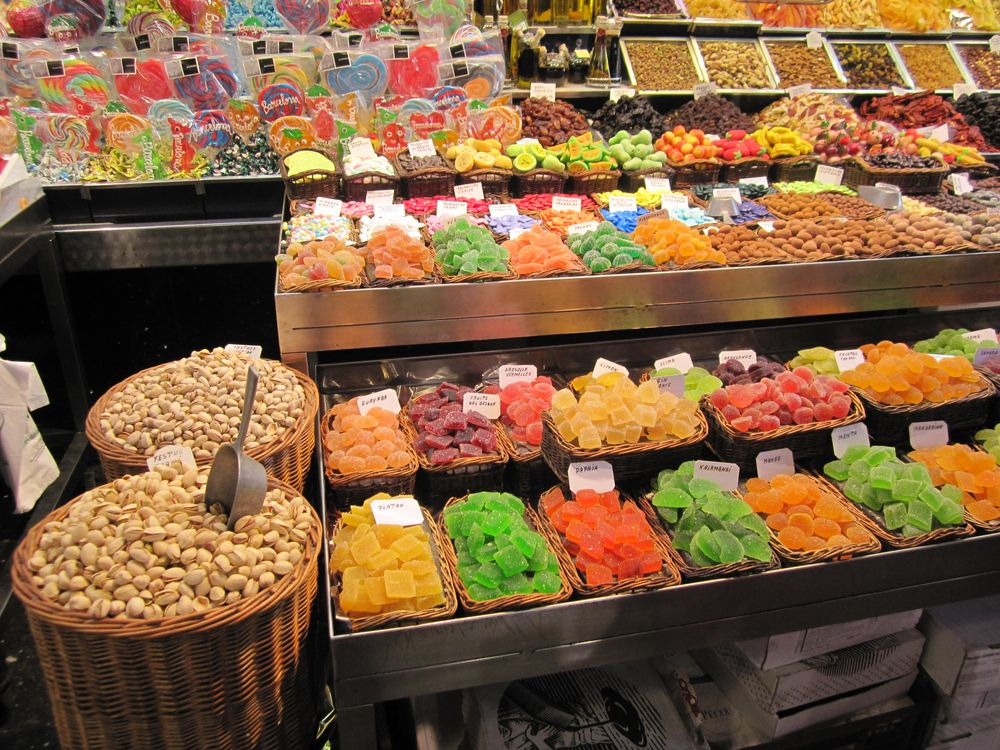
#> input picture HW1/pythonExamples/Yami.jpg, 1000 x 750 px, found by its file name
$ jupyter execute basic.ipynb
#> lines starting #> are read from the running program, lines starting #| are printed output that depends on the picture; after the words box and inside, x2 and y2 are one past the last pixel; in counts of white or black regions, pixels touching at a corner belong together
# Computer Vision - Fall 2020

**Lecturer:** Prof Yael Moses, IDC

**TA:** Eyal Friedman, IDC

# Python's basics

[cell 1]
import numpy as np
import cv2
import matplotlib.pyplot as plt

Define an array:

[cell 2]
a=np.array([[1,2,3,4],[5,6,7,8]])
print(a[0,1])
print(a[1,1])

Read image into an array im1 and dispaly the array as an image

[cell 3]
im1 = cv2.imread('yami.jpg')
#> im1 is the input picture: shape (750, 1000, 3); mean B, G, R 64.6, 95.8, 127.9
cv2.imshow('Color Image',im1)

As mentioned on Piazza, while using Jupyter NoteBook (and might be with some other ineterpreter), you should use **cv.waitKey(0)** to show an image. That happens since the image box is using the same Python process as the kernel. When execute this from interactive shell, the shell waits for you to get back from the image display.
This sometimes bring Jupyter to crash, so there are the option to add the function: **cv2.destroyAllWindows()** at the end of the run, or to use plt instead as shown below.

[cell 4]
cv2.waitKey(0) #wait for any key
cv2.destroyAllWindows()

Using plt from matplotlib for inline results (Jupyter notebook):

[cell 5]
im1_gray = cv2.imread('yami.jpg', cv2.IMREAD_GRAYSCALE)
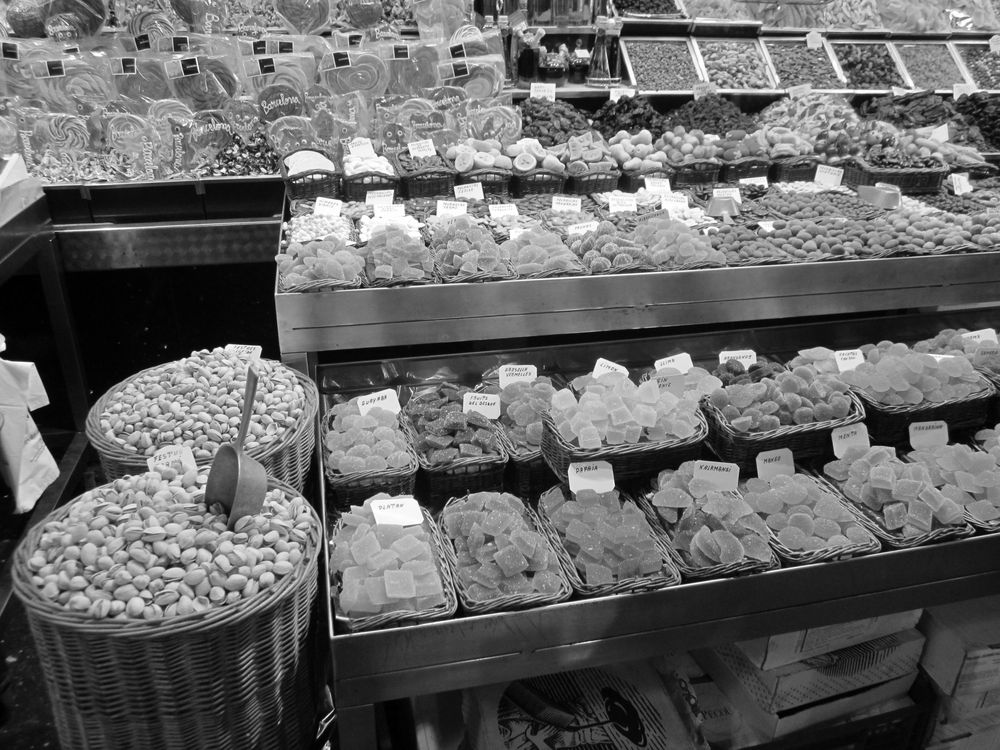
#> im1_gray: shape (750, 1000); min 0, max 255, mean 101.9

imgPlot = plt.imshow(im1_gray, cmap = 'gray')
plt.title('yami.jpg in gray levels')

The shape of the array (it is a 3D array)

[cell 6]
im1.shape
#> Out = (750, 1000, 3)

RGB values of pixel 10,100

[cell 7]
im1[10,100,:]
#> Out = [32, 30, 60]

The red value of pixel 10,100

[cell 8]
im1[10,100,0]
#> Out = 32

Convert to gray scale image

[cell 9]
im1_gray=cv2.cvtColor(im1, cv2.COLOR_BGR2GRAY)
im1_gray.shape
cv2.imshow('Gray Image',im1_gray)

cv2.waitKey(0)
cv2.destroyAllWindows()

cv2.imwrite('yami_G.jpg',im1_gray)
#> Out = True

Use a threahold to obtain a binary image

[cell 10]
im3=cv2.imread('yami_G.jpg',cv2.IMREAD_GRAYSCALE)
#> im3: shape (750, 1000); min 0, max 255, mean 101.9
print(im3.shape)
#| (750, 1000)


th=180
im1_gray[im1_gray>th]=255
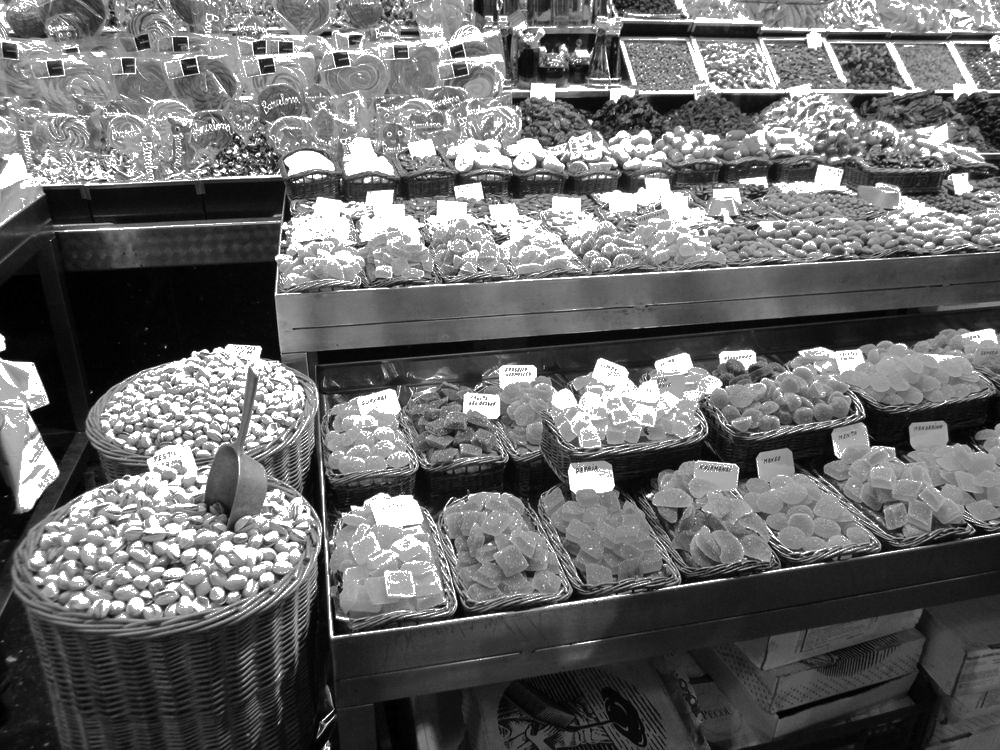
#> im1_gray: shape (750, 1000); min 0, max 255, mean 107.9
im1_gray[im1_gray<=th]=0
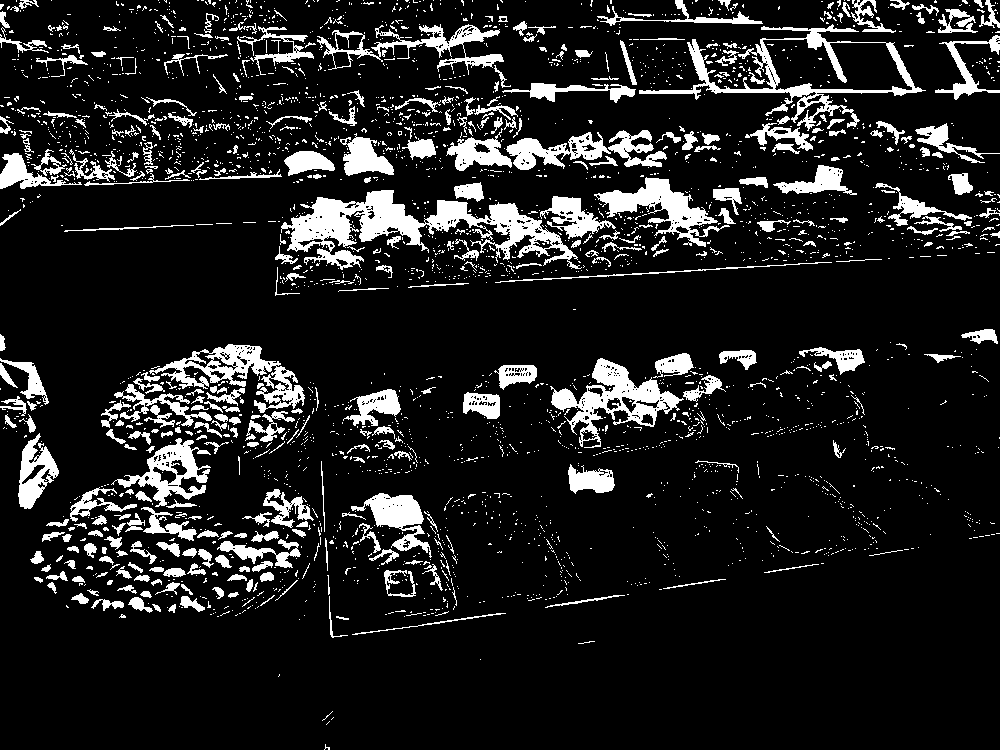
#> im1_gray: shape (750, 1000); 12.3% white; 3098 white regions (2700 under 20 px), largest, box (x1, y1, x2, y2) and area: (281, 190, 582, 270) 8395, (639, 24, 926, 131) 4500, (550, 358, 684, 448) 3853
cv2.imshow('Binary image',im1_gray)

cv2.waitKey(0)
cv2.destroyAllWindows()

$ run again, with HW1/pythonExamples/im1.jpg copied over HW1/pythonExamples/Yami.jpg
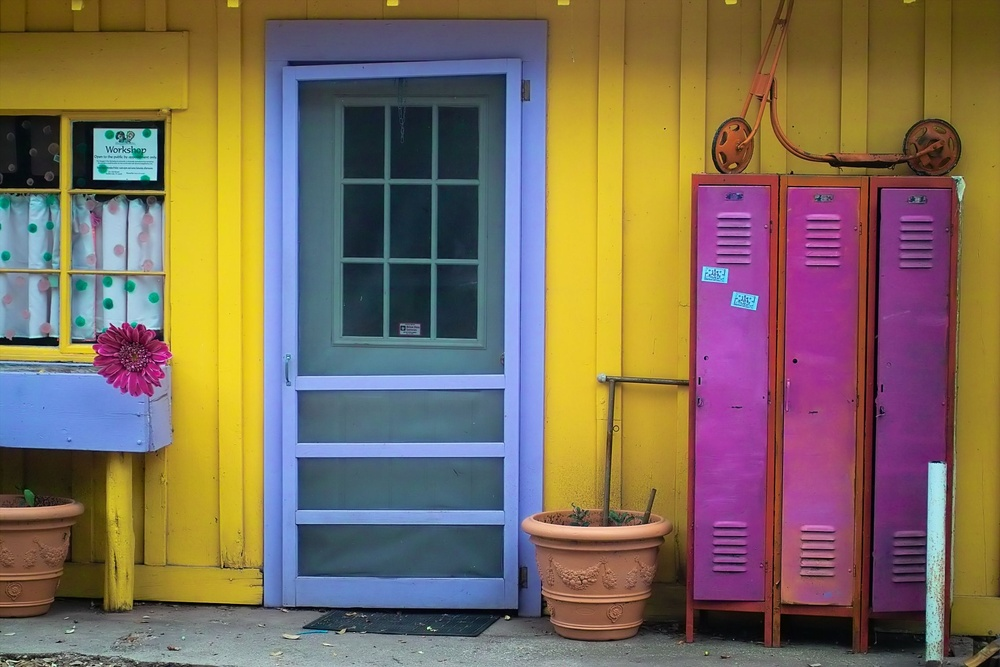
#> input picture HW1/pythonExamples/im1.jpg, 1000 x 667 px, shrunk from 2268 x 1512 before the run, found by its file name
#> im1 is the input picture: shape (667, 1000, 3); mean B, G, R 90.9, 108.7, 126.2
#> `im1[10,100,:]`: Out = [2, 59, 90]
#> `im1[10,100,0]`: Out = 2
#> `cv2.imwrite('yami_G.jpg',im1_gray)`: Out = True
#| (667, 1000)
#> `im1_gray[im1_gray>th]=255`:
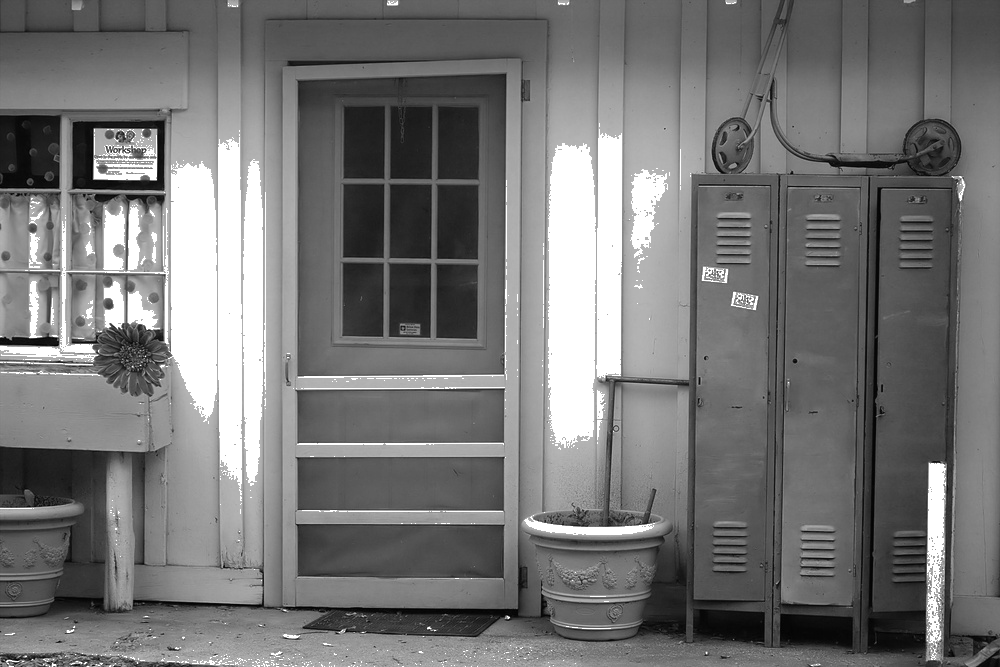
#> im1_gray: shape (667, 1000); min 0, max 255, mean 117.3
#> `im1_gray[im1_gray<=th]=0`:
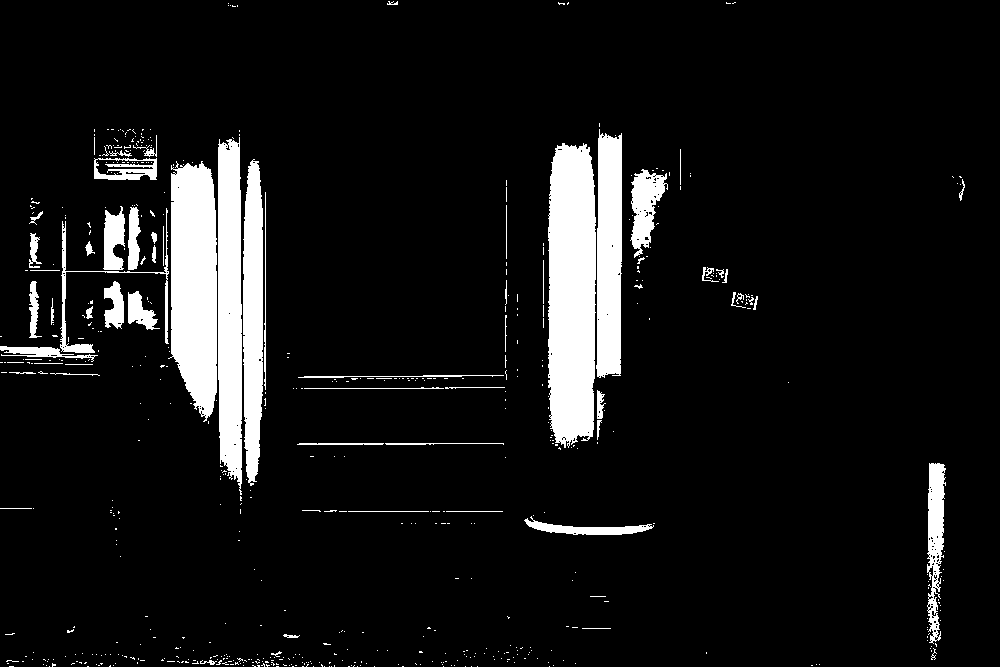
#> im1_gray: shape (667, 1000); 8.6% white; 616 white regions (552 under 20 px), largest, box (x1, y1, x2, y2) and area: (548, 143, 596, 448) 13168, (168, 161, 217, 422) 10254, (218, 137, 242, 495) 7599
